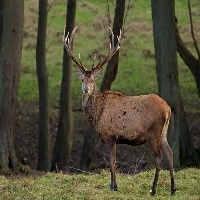
#> input picture dearImage.jpg, 200 x 200 px
$ python grayscale.py
#> lines starting #> are read from the running program, lines starting #| are printed output that depends on the picture
import cv2
image = cv2.imread("dearImage.jpg")
#> image is the input picture: shape (200, 200, 3); mean B, G, R 54.7, 79, 82.1

if image is not None:
        gray = cv2.cvtColor(image,cv2.COLOR_BGR2GRAY)
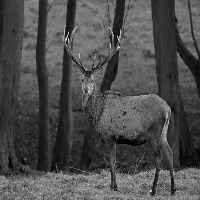
#> gray: shape (200, 200); min 0, max 238, mean 77.2
        cv2.imshow("gray image",gray)
        cv2.waitKey(0)
        cv2.destroyAllWindows()
else:
        print("picture not loaded")
